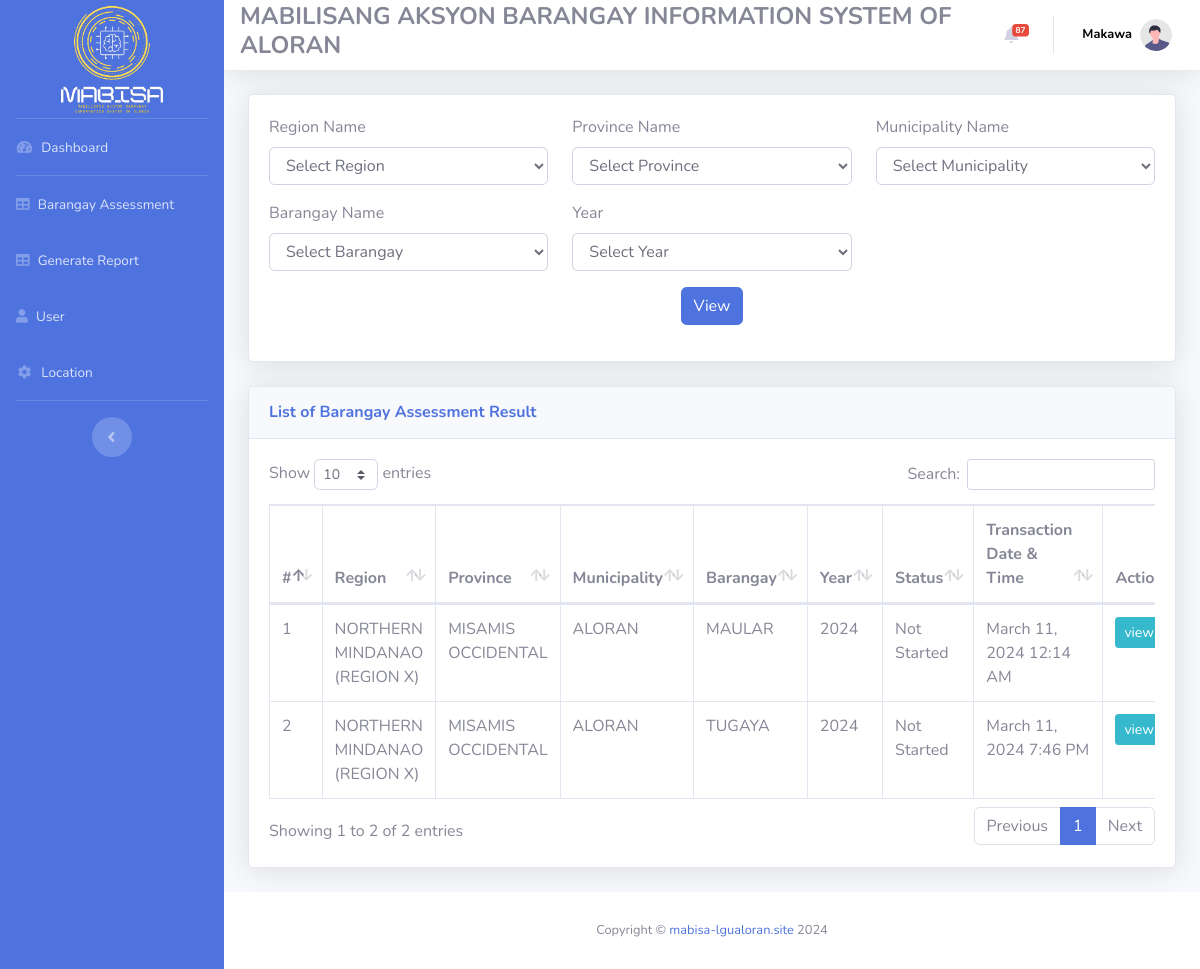
The app's page /Admin/assessment.php (signed in) with its own data.
### tables this page shows
CREATE TABLE `assessment` (
  `keyctr` int(11) NOT NULL,
  `id` text DEFAULT NULL,
  `region_code` text DEFAULT NULL,
  `province_code` text DEFAULT NULL,
  `city_code` text DEFAULT NULL,
  `barangay_code` text DEFAULT NULL,
  `year` year(4) DEFAULT NULL,
  `date_time` datetime DEFAULT current_timestamp(),
  `status` tinyint(1) NOT NULL DEFAULT 0
);

CREATE TABLE `region` (
  `keyctr` int(11) NOT NULL,
  `country_code` text DEFAULT NULL,
  `region_code` text DEFAULT NULL,
  `region_name` text DEFAULT NULL
);

CREATE TABLE `province` (
  `keyctr` int(11) NOT NULL,
  `region_code` text DEFAULT NULL,
  `province_code` text DEFAULT NULL,
  `province_name` text DEFAULT NULL
);

CREATE TABLE `city` (
  `keyctr` int(11) NOT NULL,
  `province_code` text DEFAULT NULL,
  `city_code` text DEFAULT NULL,
  `city_name` text DEFAULT NULL
);

CREATE TABLE `barangay` (
  `keyctr` int(11) NOT NULL,
  `city_code` text DEFAULT NULL,
  `barangay_code` text DEFAULT NULL,
  `barangay_name` text DEFAULT NULL
);

### Admin/assessment.php (the view, shortened to what this page needs)
<?php
    require_once '../actions/dbconn.php';
    $dbconn = new PDO("mysql:host=$host;dbname=$dbname", $username, $password);
    $dbconn->setAttribute( PDO::ATTR_ERRMODE, PDO::ERRMODE_EXCEPTION);
    $dbconn->setAttribute(PDO::ATTR_EMULATE_PREPARES, false);
    $id = $_SESSION['id'];
 ?>
<!DOCTYPE html>
<html lang="en">
<head>
    <?php include '../lib/top.php' ?>
</head>
<body id="page-top">
    <div id="wrapper">
        <?php include 'sidebar.php' ?>
        <div id="content-wrapper" class="d-flex flex-column">
            <div id="content">
                <?php include 'topbar.php'; ?>
                <div class="container-fluid" id="viewAssessment">
                    <div class="card shadow mb-4">
                        <div class="card-body">
                            <div class="row">
                                <div class="col-lg-4">
                                    <div class="form-group">
                                        <label for="region">Region Name <span id="alert_region"></span></label>
                                        <select class="form-control" id="region" onchange="onchange_region(this.value)">
                                           <option selected disabled>Select Region</option>
                                        </select>
                                    </div>
                                </div>
                                <div class="col-lg-4">
                                    <div class="form-group">
                                        <label for="province">Province Name <span id="alert_province"></span></label>
                                        <select class="form-control" id="province" onchange="onchange_province(this.value)">
                                            <option selected disabled>Select Province</option>
                                        </select>
                                    </div>
                                </div>
                                <div class="col-lg-4">
                                    <div class="form-group">
                                        <label for="city">Municipality Name <span id="alert_city"></span></label>
                                        <select class="form-control" id="city" onchange="onchange_city(this.value)">
                                            <option selected disabled>Select Municipality</option>
                                        </select>
                                    </div>
                                </div>
                                <div class="col-lg-4">
                                    <div class="form-group">
                                        <label for="barangay">Barangay Name <span id="alert_barangay"></span></label>
                                        <select class="form-control" id="barangay">
                                            <option selected disabled>Select Barangay</option>
                                        </select>
                                    </div>
                                </div>
                                <div class="col-lg-4">
                                    <div class="form-group">
                                        <label for="assessment_year">Year <span id="alert_assessment_year"></span></label>
                                        <select class="form-control" id="assessment_year">
                                            <option selected disabled>Select Year</option>
                                        </select>
                                    </div>
                                </div>
                                <div class="col-lg-12">
                                    <div class="form-group text-center">
                                        <button class="btn btn-primary" onclick="view_filter()">View</button>
                                    </div>
                                </div>
                            </div>
                        </div>
                    </div>
                    <div class="card shadow mb-4">
                        <div class="card-header py-3">
                            <div style="float: left;">
                                <h6 class="m-0 font-weight-bold text-primary">List of Barangay Assessment Result</h6>
                            </div>
                        </div>
                        <div class="card-body" id="viewLocation">
                            <div class="table-responsive">
                                <table class="table table-bordered" id="dataTable" width="100%" cellspacing="0">
                                    <?php
                                      $stmt = $dbconn->prepare("SELECT COUNT(*) FROM assessment where id!='$id'");
                                      $stmt->execute();
                                      $count = $stmt->fetchColumn();
                                      if ($count != 0) {
                                   ?>
                                    <thead>
                                        <tr>
                                            <th>#</th>
                                            <th>Region</th>
                                            <th>Province</th>
                                            <th>Municipality</th>
                                            <th>Barangay</th>
                                            <th>Year</th>
                                            <th>Status</th>
                                            <th>Transaction Date & Time</th>
                                            <th>Action</th>
                                        </tr>
                                    </thead>
                                    <tbody>
                                        <?php
                                        $num = 1;
                                        $query = $dbconn->prepare("SELECT a.keyctr,a.id,a.year,a.date_time,c.region_name,d.province_name,e.city_name,f.barangay_name FROM assessment as a  inner join region as c on a.region_code=c.region_code inner join province as d on a.province_code=d.province_code inner join city as e on a.city_code=e.city_code inner join barangay as f on a.barangay_code=f.barangay_code inner join account as acc on a.id=acc.id where a.id!='$id'");
                                        $query->execute();
                                        while($row = $query->fetch(PDO::FETCH_ASSOC)) {
                                            $date = DateTime::createFromFormat('Y-m-d H:i:s', $row['date_time']);
                                            $formattedDate = $date->format('F j, Y g:i A');
                                       ?>
                                        <tr>
                                            <td><?php echo $num ?></td>
                                            <td><?php echo $row['region_name'] ?></td>
                                            <td><?php echo $row['province_name'] ?></td>
                                            <td><?php echo $row['city_name'] ?></td>
                                            <td><?php echo $row['barangay_name'] ?></td>
                                            <td><?php echo $row['year'] ?></td>
                                            <td>Not Started</td>
                                            <td><?php echo $formattedDate; ?></td>
                                            <td>
                                                <a href="view_other_barangay_file.php?tab=<?php echo $row['keyctr'].'/1' ?>" target="_blank" class="btn btn-sm btn-info">view</a>
                                            </td>
                                        </tr>
                                        <?php $num++;} ?>
                                    </tbody>
                                    <?php } ?>
                                </table>
                            </div>
                        </div>
                    </div>
                </div>
            </div>
            <?php include '../lib/footer.php' ?>
        </div>
    </div>
</body>
</html>

### records on screen
assessment: region.region_name "NORTHERN MINDANAO (REGION X)", province.province_name "MISAMIS OCCIDENTAL", city.city_name "ALORAN", barangay.barangay_name "MAULAR", year "2024", date_time "March 11, 2024 12:14 AM"
assessment: region.region_name "NORTHERN MINDANAO (REGION X)", province.province_name "MISAMIS OCCIDENTAL", city.city_name "ALORAN", barangay.barangay_name "TUGAYA", year "2024", date_time "March 11, 2024 7:46 PM"

### other values on screen
$count_noti "87"
$_SESSION['username'] "Makawa"
